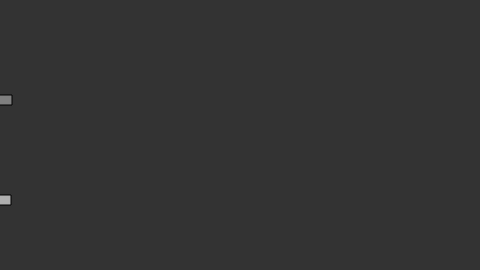
Frame 1 (no input)
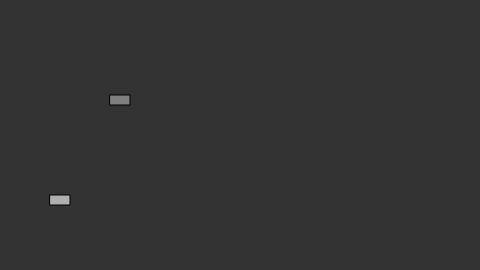
Frame 60 (no input)
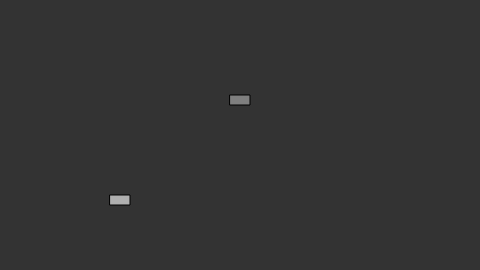
Frame 120 (the mouse pressed at the canvas centre since frame 60)

The p5.js sketch that drew these frames (run headless with seeded random() and noise() and a simulated clock; from frame 60 on, the mouse is pressed at the canvas centre):

// p5.js sketch
// ── sketch.js
// Learning Processing
// Daniel Shiffman
// http://www.learningprocessing.com

// Example 8-2: Two Car objects

var car1;
var car2; // Two objects!

function setup() {
  createCanvas(480, 270);
  car1 = new Car(color(127),0,100,2); // Parameters go inside the parentheses when the object is constructed.
  car2 = new Car(color(175),0,200,1);
}

function draw() {
  background(51);
  car1.move();
  car1.display();
  car2.move();
  car2.display();
}

// Even though there are multiple objects, we still only need one constructor function. 
// No matter how many cookies we make, only one cookie cutter is needed.Isn’t object-oriented programming swell?
function Car(tempC, tempXpos, tempYpos, tempXspeed) { // The Constructor is defined with arguments.
  this.c = tempC;
  this.xpos = tempXpos;
  this.ypos = tempYpos;
  this.xspeed = tempXspeed;

  this.display = function() {
    stroke(0);
    fill(this.c);
    rectMode(CENTER);
    rect(this.xpos,this.ypos,20,10);
  }

  this.move = function() {
    this.xpos = this.xpos + this.xspeed;
    if (this.xpos > width) {
      this.xpos = 0;
    }
  }
}
